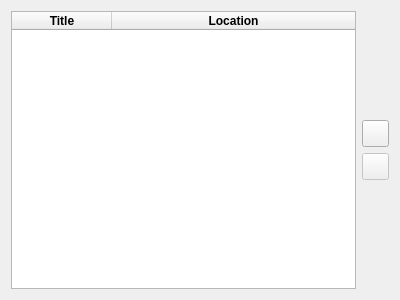
<?xml version="1.0" encoding="UTF-8"?>
<ui version="4.0">
 <class>OpenContestWidget</class>
 <widget class="QWidget" name="OpenContestWidget">
  <property name="geometry">
   <rect>
    <x>0</x>
    <y>0</y>
    <width>400</width>
    <height>300</height>
   </rect>
  </property>
  <property name="windowTitle">
   <string>Form</string>
  </property>
  <layout class="QHBoxLayout" name="horizontalLayout">
   <item>
    <widget class="QTableWidget" name="recentContest">
     <property name="styleSheet">
      <string notr="true">font-size: 9pt;</string>
     </property>
     <property name="editTriggers">
      <set>QAbstractItemView::NoEditTriggers</set>
     </property>
     <property name="selectionMode">
      <enum>QAbstractItemView::SingleSelection</enum>
     </property>
     <property name="selectionBehavior">
      <enum>QAbstractItemView::SelectRows</enum>
     </property>
     <attribute name="horizontalHeaderHighlightSections">
      <bool>false</bool>
     </attribute>
     <attribute name="horizontalHeaderMinimumSectionSize">
      <number>80</number>
     </attribute>
     <attribute name="horizontalHeaderStretchLastSection">
      <bool>true</bool>
     </attribute>
     <attribute name="verticalHeaderVisible">
      <bool>false</bool>
     </attribute>
     <attribute name="verticalHeaderDefaultSectionSize">
      <number>25</number>
     </attribute>
     <attribute name="verticalHeaderMinimumSectionSize">
      <number>25</number>
     </attribute>
     <column>
      <property name="text">
       <string>Title</string>
      </property>
      <property name="font">
       <font>
        <pointsize>9</pointsize>
        <weight>75</weight>
        <bold>true</bold>
       </font>
      </property>
     </column>
     <column>
      <property name="text">
       <string>Location</string>
      </property>
      <property name="font">
       <font>
        <pointsize>9</pointsize>
        <weight>75</weight>
        <bold>true</bold>
       </font>
      </property>
     </column>
    </widget>
   </item>
   <item>
    <layout class="QVBoxLayout" name="verticalLayout">
     <item>
      <spacer name="verticalSpacer">
       <property name="orientation">
        <enum>Qt::Vertical</enum>
       </property>
       <property name="sizeHint" stdset="0">
        <size>
         <width>20</width>
         <height>40</height>
        </size>
       </property>
      </spacer>
     </item>
     <item>
      <widget class="QToolButton" name="addButton">
       <property name="minimumSize">
        <size>
         <width>27</width>
         <height>27</height>
        </size>
       </property>
       <property name="icon">
        <iconset resource="resource.qrc">
         <normaloff>:/icon/add.ico</normaloff>:/icon/add.ico</iconset>
       </property>
      </widget>
     </item>
     <item>
      <widget class="QToolButton" name="deleteButton">
       <property name="enabled">
        <bool>false</bool>
       </property>
       <property name="minimumSize">
        <size>
         <width>27</width>
         <height>27</height>
        </size>
       </property>
       <property name="icon">
        <iconset resource="resource.qrc">
         <normaloff>:/icon/rod.ico</normaloff>:/icon/rod.ico</iconset>
       </property>
      </widget>
     </item>
     <item>
      <spacer name="verticalSpacer_2">
       <property name="orientation">
        <enum>Qt::Vertical</enum>
       </property>
       <property name="sizeHint" stdset="0">
        <size>
         <width>20</width>
         <height>40</height>
        </size>
       </property>
      </spacer>
     </item>
    </layout>
   </item>
  </layout>
 </widget>
 <resources>
  <include location="resource.qrc"/>
 </resources>
 <connections/>
</ui>
